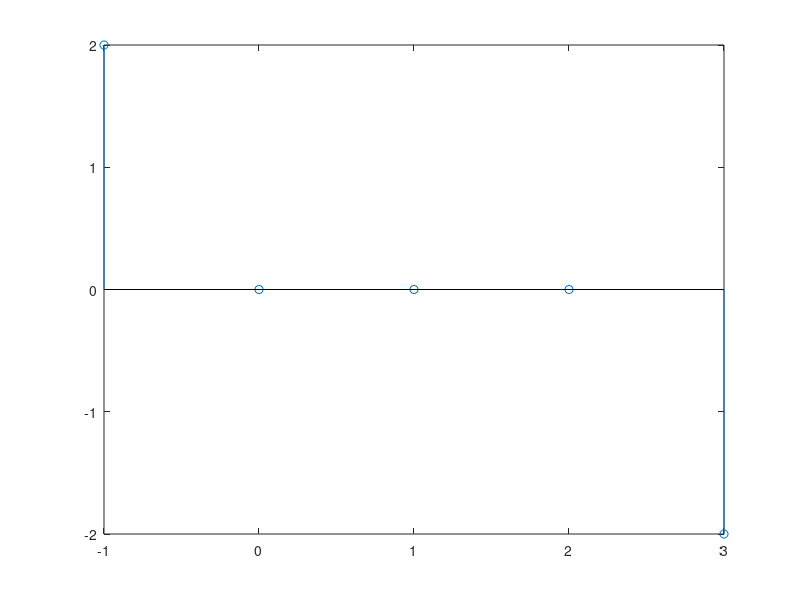

This chart was generated by the following MATLAB code:
%discrete time conv
% first note for what values of n h[n] will be valid
% h[n]=2del[n+1] -2del[n-1] is valid for n=-1 h[-1]=2
% and for n=1 h[1]=-2 and h = 0 for every thing
%
% x[n]=del[n]+del[n-2] is valid for n=0 x[0] = 1 and
% for n=2 x[2]=1 and it is 0 for all other values of n
%
% now fill h for all the above n domain selection
h=[2 0 -2]
nh=[-1:1]
x=[1  0 1]
nx=[0:2]
y=conv(h,x)
ny=[-1:3]
stem(ny,y)
